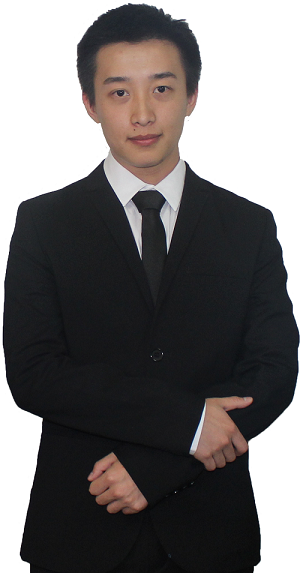
#> input picture Course/3ComputerVision/main.png, 300 x 573 px
$ python SIFT.py
#> lines starting #> are read from the running program, lines starting #| are printed output that depends on the picture
from PIL import Image
from numpy import *
from pylab import *
import os


def process_image(imagename, resultname, params="--edge-thresh 10 --peak-thresh 5"):
    """ Process an image and save the results in a file. """

    if imagename[-3:] != 'pgm':
        # create a pgm file
        # .convert('L') 将RGB图像转为灰度模式，灰度值范围[0,255]
        im = Image.open(imagename).convert('L')
        im.save('tmp.pgm')  # 将灰度值图像信息保存在.pgm文件中
        imagename = 'tmp.pgm'

    cmmd = str(".\sift.exe "+imagename+" --output="+resultname +
               " "+params)
    os.system(cmmd)  # 执行sift可执行程序，生成resultname(test.sift)文件
    print('processed', imagename, 'to', resultname)


def read_features_from_file(filename):
    """ Read feature properties and return in matrix form. """

    f = loadtxt(filename)
    return f[:, :4], f[:, 4:]  # feature locations, descriptors


def plot_features(im, locs, circle=True):
    """ Show image with features. input: im (image as array),
        locs (row, col, scale, orientation of each feature). """

    def draw_circle(c, r):
        t = arange(0, 1.01, .01)*2*pi
        x = r*cos(t) + c[0]
        y = r*sin(t) + c[1]
        plot(x, y, 'b', linewidth=2)

    imshow(im)
    if circle:
        for p in locs:
            draw_circle(p[:2], p[2])
    else:
        plot(locs[:, 0], locs[:, 1], 'ob')
    axis('off')


if __name__ == '__main__':
    imname = ('main.png')  # 待处理图像路径
    im = Image.open(imname)
#> im is the input picture: PIL image 300x573 RGBA; mean R, G, B, A 114.2, 111.3, 111.4, 255
    process_image(imname, 'test.sift')
#> in process_image, `im = Image.open(imagename).convert('L')`:
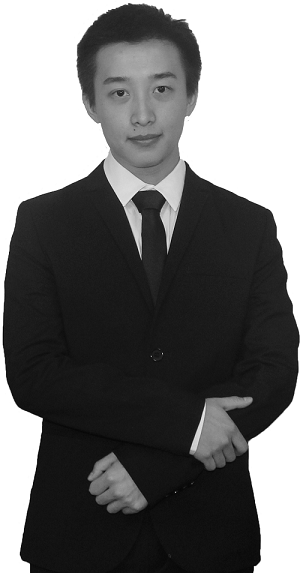
#> im: PIL image 300x573 L; min 0, max 255, mean 112.2
    # l1为兴趣点坐标、尺度和方位角度 l2是对应描述符的128 维向
    l1, d1 = read_features_from_file('test.sift')
#> (the run stopped early here; a loop or call above may not have finished)

$ run again, with Course/3ComputerVision/part1.JPG saved as Course/3ComputerVision/main.png
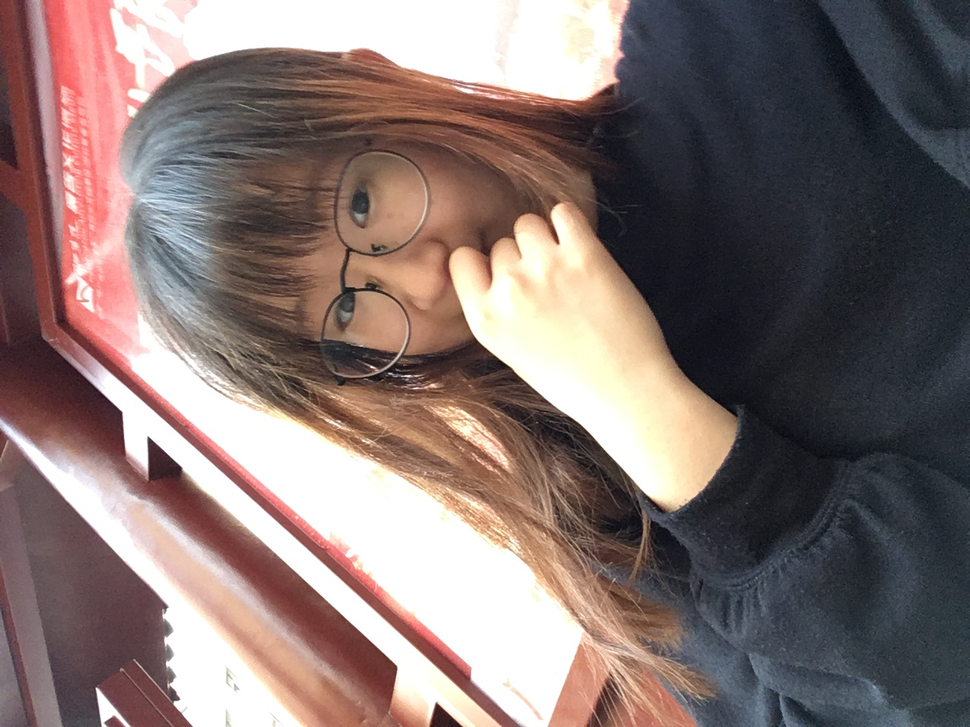
#> input picture Course/3ComputerVision/part1.JPG, 970 x 727 px, shrunk from 1280 x 960 before the run
#> im is the input picture: PIL image 970x727 RGB; mean R, G, B 132.3, 115.6, 112.8
#> in process_image, `im = Image.open(imagename).convert('L')`:
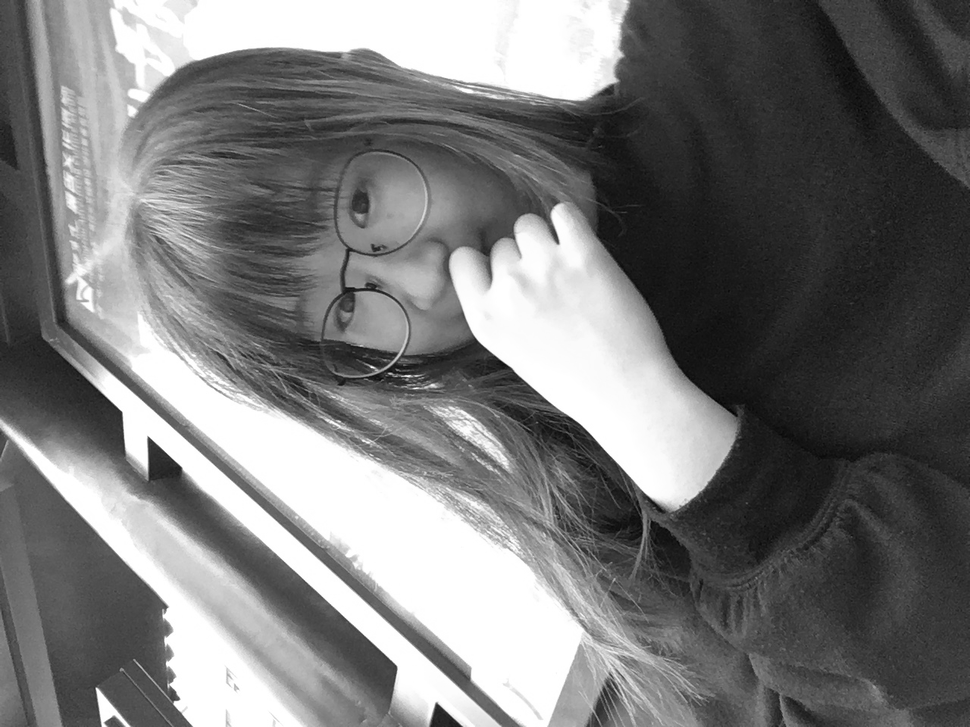
#> im: PIL image 970x727 L; min 0, max 255, mean 120.3

$ run again, with Course/3ComputerVision/part2.JPG saved as Course/3ComputerVision/main.png
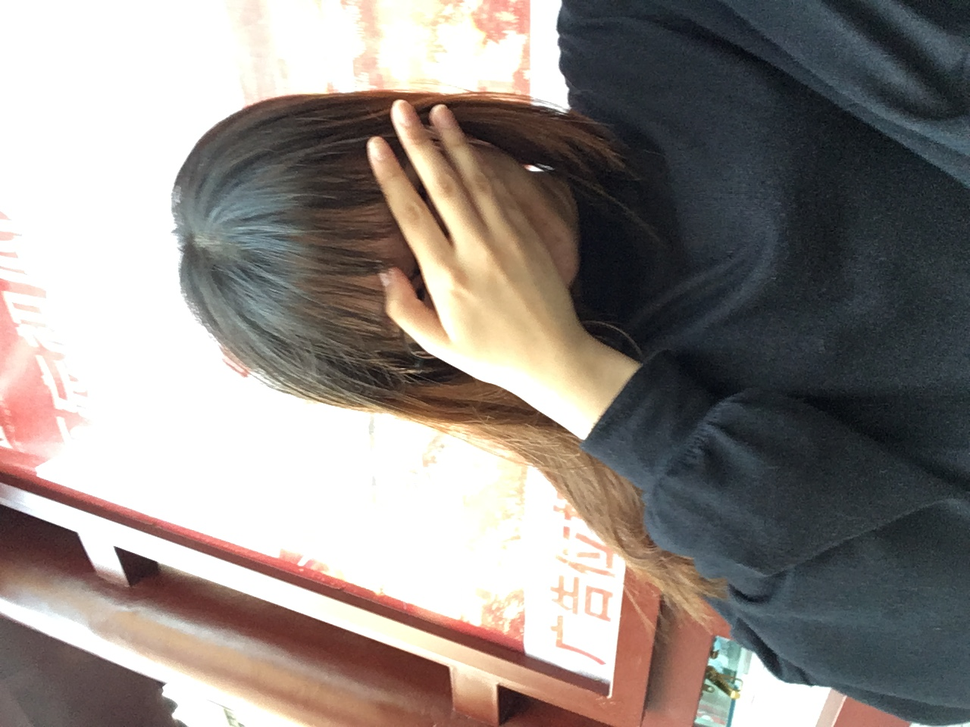
#> input picture Course/3ComputerVision/part2.JPG, 970 x 727 px, shrunk from 1280 x 960 before the run
#> im is the input picture: PIL image 970x727 RGB; mean R, G, B 143.9, 136.6, 132.3
#> in process_image, `im = Image.open(imagename).convert('L')`:
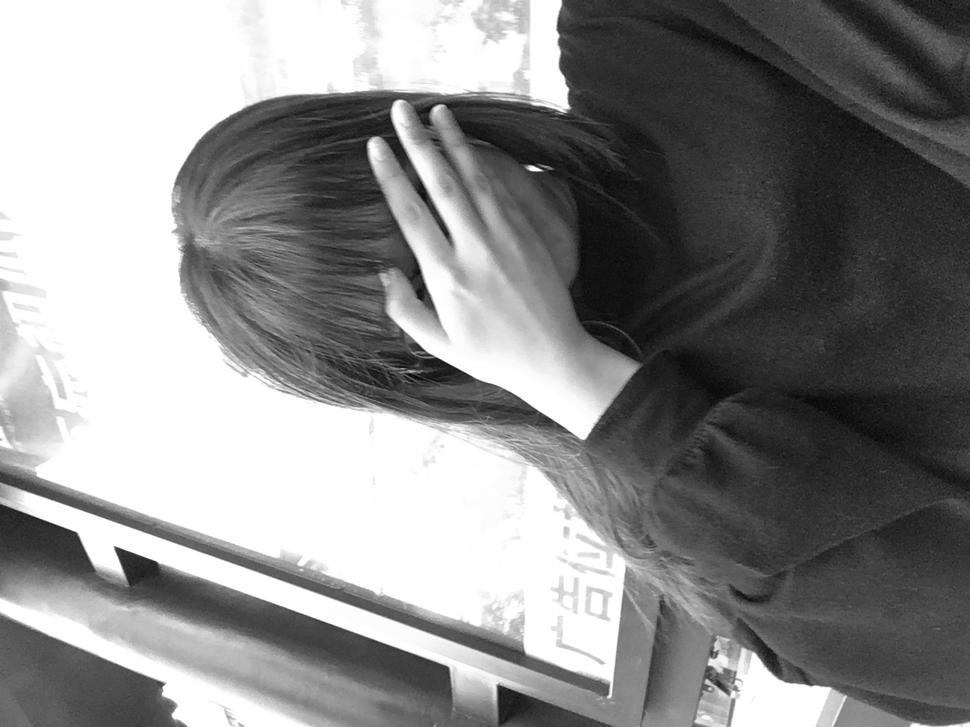
#> im: PIL image 970x727 L; min 5, max 255, mean 138.3
